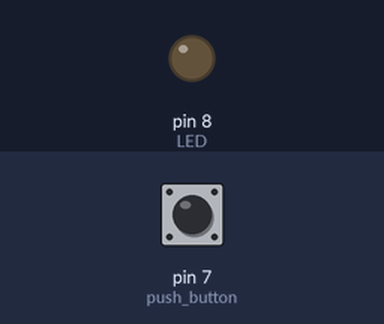
Bench run of a sketch on a simulated Arduino Uno, built with avr-gcc and run on an emulated ATmega328P. Parts: output pins drawn as LEDs (lit = HIGH). The inputs (shaded band) are chosen by the test bench; at power-on: pin 7 (push_button) LOW.

Above: at 1.2 s.
1.3 s: pin 7 (push_button) pulled HIGH for 0.15 s
At 1.37 s:
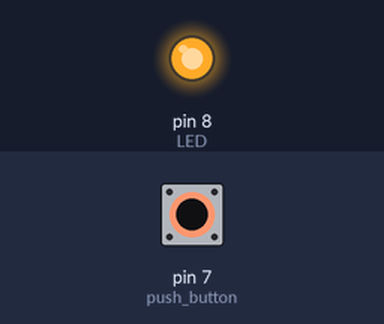
2.9 s: pin 7 (push_button) pulled HIGH for 3.2 s
At 7.4 s:
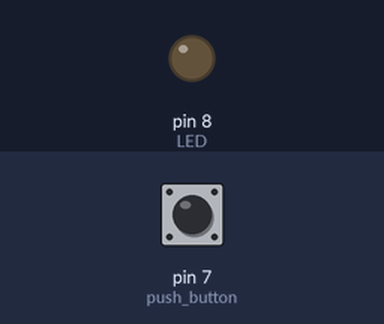
Timing chart, 0 to 8.9 s (numbered marks = the images above; inputs shaded):
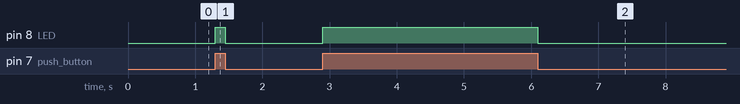

The sketch:

task1_electronics_engineering_CODE.ino
```cpp
//Define Variables
int LED=8;
int push_button=7;
int lastButtonState = 0;

void setup(){

  //Make the LED an output
  pinMode(LED, OUTPUT);

  //Make the button an input
  pinMode(push_button, INPUT);

}

void loop(){

  //check condition
  if (digitalRead(push_button) == HIGH ){
    //LED on
     digitalWrite(LED, HIGH);
  }

  else{
    //LED off
    digitalWrite(LED, LOW);

  }
}
```

Measured:
- after the input at 1.3 s, pin 8 (LED): LOW → HIGH at once, → LOW 0.15 s later
- after the input at 2.9 s, pin 8 (LED): LOW → HIGH at once, → LOW 3.2 s later
